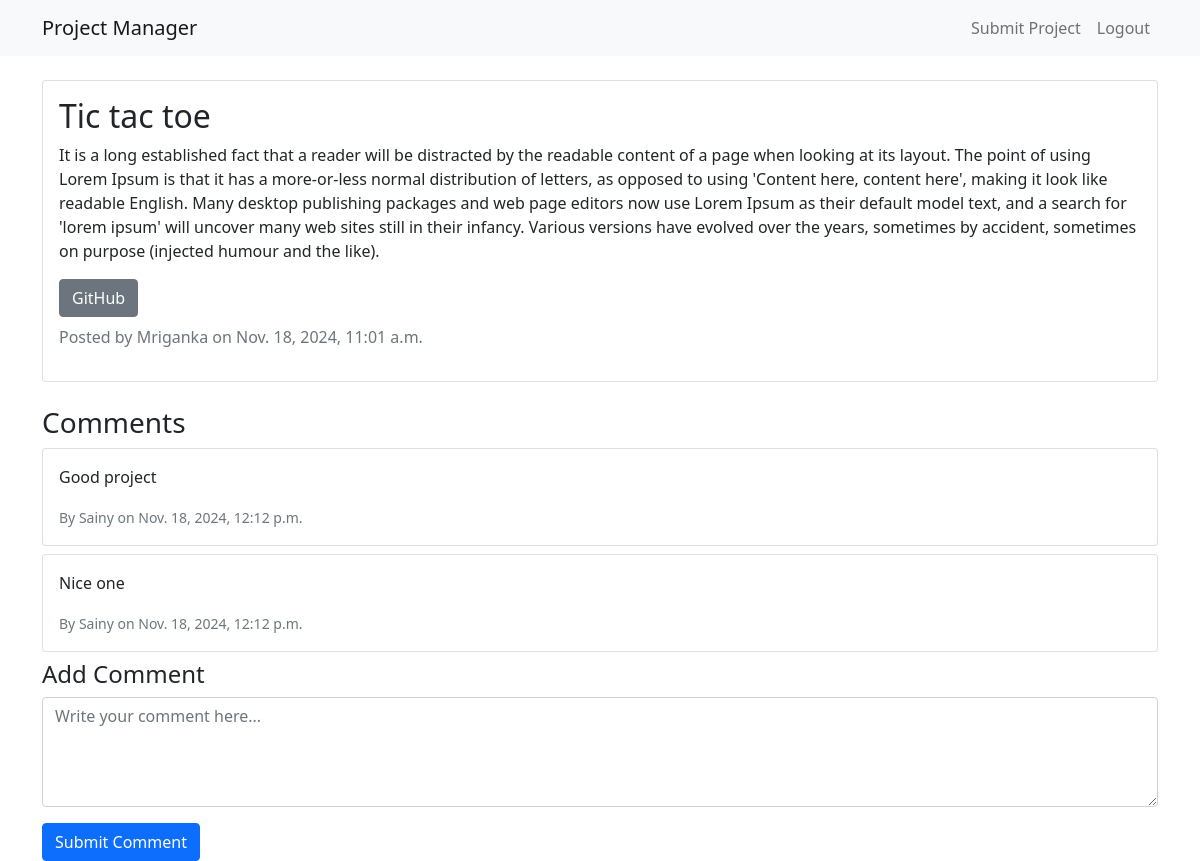
/project/3/ (signed in), run on the app's committed database.
### projects/models.py (models this page shows, shortened)
class Project(models.Model):
    name = models.CharField(max_length=200)
    description = models.TextField()
    github_link = models.URLField()
    created_at = models.DateTimeField(auto_now_add=True)
    created_by = models.ForeignKey(User, on_delete=models.CASCADE)

class Comment(models.Model):
    project = models.ForeignKey(Project, on_delete=models.CASCADE, related_name='comments')
    author = models.ForeignKey(User, on_delete=models.CASCADE)
    text = models.TextField()
    created_at = models.DateTimeField(auto_now_add=True)

### projects/views.py (the view)
# urls.py: path('project/<int:pk>/', views.project_detail, name='project_detail'),
@login_required
def project_detail(request, pk):
    project = get_object_or_404(Project, pk=pk)
    if request.method == 'POST':
        form = CommentForm(request.POST)
        if form.is_valid():
            comment = form.save(commit=False)
            comment.project = project
            comment.author = request.user
            comment.save()
            messages.success(request, 'Comment added successfully!')
            return redirect('project_detail', pk=pk)
        else:
            messages.error(request, 'Please correct the errors below.')
    else:
        form = CommentForm()
    return render(request, 'projects/project_detail.html', {
        'project': project,
        'form': form
    })

### projects/forms.py
class CommentForm(forms.ModelForm):
    class Meta:
        model = Comment
        fields = ['text']

### templates/projects/project_detail.html (shortened to what this page needs)
{% extends 'base.html' %}
{% block content %}
<div class="card mb-4">
    <div class="card-body">
        <h2 class="card-title">{{ project.name }}</h2>
        <p class="card-text">{{ project.description }}</p>
        <a href="{{ project.github_link }}" class="btn btn-secondary" target="_blank">GitHub</a>
        <p class="text-muted mt-2">Posted by {{ project.created_by.username }} on {{ project.created_at }}</p>
    </div>
</div>
<h3>Comments</h3>
{% for comment in project.comments.all %}
    <div class="card mb-2">
        <div class="card-body">
            <p class="card-text">{{ comment.text }}</p>
            <small class="text-muted">By {{ comment.author.username }} on {{ comment.created_at }}</small>
        </div>
    </div>
{% endfor %}
{% if user.is_authenticated %}
    <h4>Add Comment</h4>
    <form method="post">
        <div class="mb-3">
            <textarea name="text" class="form-control" rows="4" placeholder="Write your comment here..." required></textarea>
        </div>
        <button type="submit" class="btn btn-primary">Submit Comment</button>
    </form>
{% else %}
    <p>Please <a href="{% url 'login' %}">login</a> to comment.</p>
{% endif %}
{% endblock %}

### templates/base.html (shortened to what this page needs)
<!DOCTYPE html>
<html>
<head>
    <link href="https://cdn.jsdelivr.net/npm/bootstrap@5.1.3/dist/css/bootstrap.min.css" rel="stylesheet">
</head>
<body>
    <nav class="navbar navbar-expand-lg navbar-light bg-light">
        <div class="container">
            <a class="navbar-brand" href="{% url 'project_list' %}">Project Manager</a>
            <div class="navbar-nav">
                {% if user.is_authenticated %}
                    <a class="nav-link" href="{% url 'submit_project' %}">Submit Project</a>
                    <form method="post" action="{% url 'logout' %}" class="d-inline">
                        <button type="submit" class="btn btn-link nav-link border-0 bg-transparent">Logout</button>
                    </form>
                {% else %}
                    <a class="nav-link" href="{% url 'login' %}">Login</a>
                    <a class="nav-link" href="{% url 'signup' %}">Sign Up</a>
                {% endif %}
            </div>
        </div>
    </nav>
    <div class="container mt-4">
        {% block content %}
        {% endblock %}
    </div>
</body>
</html>

### data on the page
Project: name "Tic tac toe", description "It is a long established fact that a reader will be distracted by the readable content of a page when looking at its layout. The point of using Lorem Ipsum is that it has a more-or-less normal distribution of letters, as opposed to using 'Content here, content here', making it look like readable English. Many desktop publishing packages and web page editors now use Lorem Ipsum as their default model text, and a search for 'lorem ipsum' will uncover many web sites still in their infancy. Various versions have evolved over the years, sometimes by accident, sometimes on purpose (injected humour and the like).", created_by.username "Mriganka", created_at "Nov. 18, 2024, 11:01 a.m."
Comment: text "Good project", author.username "Sainy", created_at "Nov. 18, 2024, 12:12 p.m."
Comment: text "Nice one", author.username "Sainy", created_at "Nov. 18, 2024, 12:12 p.m."
